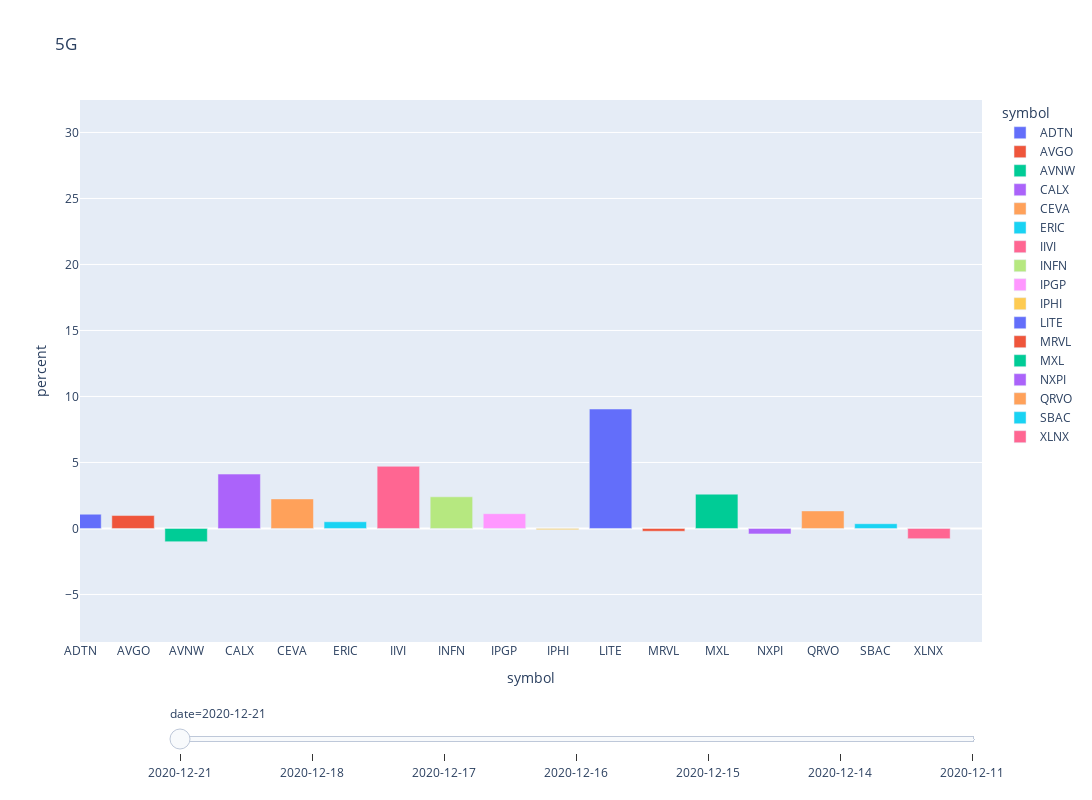

Notebook cell for this chart:
### Code cell
title = portfolio
dfa = dfa[dfa.volume.values > 0]
fig = px.bar(dfa, x="symbol", y="percent",
             color="symbol", hover_name="symbol",
             log_x=False, 
             animation_frame="date", animation_group="date",
             range_x=[0, len(set(dfa.symbol.values))],
             range_y=[min(dfa.percent.values), max(dfa.percent.values)],
             width=1350, height=800, title=title)

fig["layout"].pop("updatemenus") # optional, drop animation buttons

fig.show()

### Figure 1 — Plotly figure (JSON) as saved in the notebook; plotly's stock layout.template omitted (floating-point values rounded to 4 significant figures)
{"data": [{"alignmentgroup": "True", "hoverlabel": {"namelength": 0}, "hovertemplate": "<b>%{hovertext}</b><br><br>symbol=%{x}<br>date=2020-12-21<br>percent=%{y}", "hovertext": ["ADTN"], "ids": ["2020-12-21"], "legendgroup": "ADTN", "marker": {"color": "#636efa"}, "name": "ADTN", "offsetgroup": "ADTN", "orientation": "v", "showlegend": true, "textposition": "auto", "type": "bar", "x": ["ADTN"], "xaxis": "x", "y": [1.08], "yaxis": "y"}, {"alignmentgroup": "True", "hoverlabel": {"namelength": 0}, "hovertemplate": "<b>%{hovertext}</b><br><br>symbol=%{x}<br>date=2020-12-21<br>percent=%{y}", "hovertext": ["AVGO"], "ids": ["2020-12-21"], "legendgroup": "AVGO", "marker": {"color": "#EF553B"}, "name": "AVGO", "offsetgroup": "AVGO", "orientation": "v", "showlegend": true, "textposition": "auto", "type": "bar", "x": ["AVGO"], "xaxis": "x", "y": [0.98], "yaxis": "y"}, {"alignmentgroup": "True", "hoverlabel": {"namelength": 0}, "hovertemplate": "<b>%{hovertext}</b><br><br>symbol=%{x}<br>date=2020-12-21<br>percent=%{y}", "hovertext": ["AVNW"], "ids": ["2020-12-21"], "legendgroup": "AVNW", "marker": {"color": "#00cc96"}, "name": "AVNW", "offsetgroup": "AVNW", "orientation": "v", "showlegend": true, "textposition": "auto", "type": "bar", "x": ["AVNW"], "xaxis": "x", "y": [-1], "yaxis": "y"}, {"alignmentgroup": "True", "hoverlabel": {"namelength": 0}, "hovertemplate": "<b>%{hovertext}</b><br><br>symbol=%{x}<br>date=2020-12-21<br>percent=%{y}", "hovertext": ["CALX"], "ids": ["2020-12-21"], "legendgroup": "CALX", "marker": {"color": "#ab63fa"}, "name": "CALX", "offsetgroup": "CALX", "orientation": "v", "showlegend": true, "textposition": "auto", "type": "bar", "x": ["CALX"], "xaxis": "x", "y": [4.12], "yaxis": "y"}, {"alignmentgroup": "True", "hoverlabel": {"namelength": 0}, "hovertemplate": "<b>%{hovertext}</b><br><br>symbol=%{x}<br>date=2020-12-21<br>percent=%{y}", "hovertext": ["CEVA"], "ids": ["2020-12-21"], "legendgroup": "CEVA", "marker": {"color": "#FFA15A"}, "name": "CEVA", "offsetgroup": "CEVA", "orientation": "v", "showlegend": true, "textposition": "auto", "type": "bar", "x": ["CEVA"], "xaxis": "x", "y": [2.24], "yaxis": "y"}, {"alignmentgroup": "True", "hoverlabel": {"namelength": 0}, "hovertemplate": "<b>%{hovertext}</b><br><br>symbol=%{x}<br>date=2020-12-21<br>percent=%{y}", "hovertext": ["ERIC"], "ids": ["2020-12-21"], "legendgroup": "ERIC", "marker": {"color": "#19d3f3"}, "name": "ERIC", "offsetgroup": "ERIC", "orientation": "v", "showlegend": true, "textposition": "auto", "type": "bar", "x": ["ERIC"], "xaxis": "x", "y": [0.51], "yaxis": "y"}, {"alignmentgroup": "True", "hoverlabel": {"namelength": 0}, "hovertemplate": "<b>%{hovertext}</b><br><br>symbol=%{x}<br>date=2020-12-21<br>percent=%{y}", "hovertext": ["IIVI"], "ids": ["2020-12-21"], "legendgroup": "IIVI", "marker": {"color": "#FF6692"}, "name": "IIVI", "offsetgroup": "IIVI", "orientation": "v", "showlegend": true, "textposition": "auto", "type": "bar", "x": ["IIVI"], "xaxis": "x", "y": [4.71], "yaxis": "y"}, {"alignmentgroup": "True", "hoverlabel": {"namelength": 0}, "hovertemplate": "<b>%{hovertext}</b><br><br>symbol=%{x}<br>date=2020-12-21<br>percent=%{y}", "hovertext": ["INFN"], "ids": ["2020-12-21"], "legendgroup": "INFN", "marker": {"color": "#B6E880"}, "name": "INFN", "offsetgroup": "INFN", "orientation": "v", "showlegend": true, "textposition": "auto", "type": "bar", "x": ["INFN"], "xaxis": "x", "y": [2.4], "yaxis": "y"}, {"alignmentgroup": "True", "hoverlabel": {"namelength": 0}, "hovertemplate": "<b>%{hovertext}</b><br><br>symbol=%{x}<br>date=2020-12-21<br>percent=%{y}", "hovertext": ["IPGP"], "ids": ["2020-12-21"], "legendgroup": "IPGP", "marker": {"color": "#FF97FF"}, "name": "IPGP", "offsetgroup": "IPGP", "orientation": "v", "showlegend": true, "textposition": "auto", "type": "bar", "x": ["IPGP"], "xaxis": "x", "y": [1.12], "yaxis": "y"}, {"alignmentgroup": "True", "hoverlabel": {"namelength": 0}, "hovertemplate": "<b>%{hovertext}</b><br><br>symbol=%{x}<br>date=2020-12-21<br>percent=%{y}", "hovertext": ["IPHI"], "ids": ["2020-12-21"], "legendgroup": "IPHI", "marker": {"color": "#FECB52"}, "name": "IPHI", "offsetgroup": "IPHI", "orientation": "v", "showlegend": true, "textposition": "auto", "type": "bar", "x": ["IPHI"], "xaxis": "x", "y": [-0.09], "yaxis": "y"}, {"alignmentgroup": "True", "hoverlabel": {"namelength": 0}, "hovertemplate": "<b>%{hovertext}</b><br><br>symbol=%{x}<br>date=2020-12-21<br>percent=%{y}", "hovertext": ["LITE"], "ids": ["2020-12-21"], "legendgroup": "LITE", "marker": {"color": "#636efa"}, "name": "LITE", "offsetgroup": "LITE", "orientation": "v", "showlegend": true, "textposition": "auto", "type": "bar", "x": ["LITE"], "xaxis": "x", "y": [9.05], "yaxis": "y"}, {"alignmentgroup": "True", "hoverlabel": {"namelength": 0}, "hovertemplate": "<b>%{hovertext}</b><br><br>symbol=%{x}<br>date=2020-12-21<br>percent=%{y}", "hovertext": ["MRVL"], "ids": ["2020-12-21"], "legendgroup": "MRVL", "marker": {"color": "#EF553B"}, "name": "MRVL", "offsetgroup": "MRVL", "orientation": "v", "showlegend": true, "textposition": "auto", "type": "bar", "x": ["MRVL"], "xaxis": "x", "y": [-0.21], "yaxis": "y"}, {"alignmentgroup": "True", "hoverlabel": {"namelength": 0}, "hovertemplate": "<b>%{hovertext}</b><br><br>symbol=%{x}<br>date=2020-12-21<br>percent=%{y}", "hovertext": ["MXL"], "ids": ["2020-12-21"], "legendgroup": "MXL", "marker": {"color": "#00cc96"}, "name": "MXL", "offsetgroup": "MXL", "orientation": "v", "showlegend": true, "textposition": "auto", "type": "bar", "x": ["MXL"], "xaxis": "x", "y": [2.6], "yaxis": "y"}, {"alignmentgroup": "True", "hoverlabel": {"namelength": 0}, "hovertemplate": "<b>%{hovertext}</b><br><br>symbol=%{x}<br>date=2020-12-21<br>percent=%{y}", "hovertext": ["NXPI"], "ids": ["2020-12-21"], "legendgroup": "NXPI", "marker": {"color": "#ab63fa"}, "name": "NXPI", "offsetgroup": "NXPI", "orientation": "v", "showlegend": true, "textposition": "auto", "type": "bar", "x": ["NXPI"], "xaxis": "x", "y": [-0.41], "yaxis": "y"}, {"alignmentgroup": "True", "hoverlabel": {"namelength": 0}, "hovertemplate": "<b>%{hovertext}</b><br><br>symbol=%{x}<br>date=2020-12-21<br>percent=%{y}", "hovertext": ["QRVO"], "ids": ["2020-12-21"], "legendgroup": "QRVO", "marker": {"color": "#FFA15A"}, "name": "QRVO", "offsetgroup": "QRVO", "orientation": "v", "showlegend": true, "textposition": "auto", "type": "bar", "x": ["QRVO"], "xaxis": "x", "y": [1.33], "yaxis": "y"}, {"alignmentgroup": "True", "hoverlabel": {"namelength": 0}, "hovertemplate": "<b>%{hovertext}</b><br><br>symbol=%{x}<br>date=2020-12-21<br>percent=%{y}", "hovertext": ["SBAC"], "ids": ["2020-12-21"], "legendgroup": "SBAC", "marker": {"color": "#19d3f3"}, "name": "SBAC", "offsetgroup": "SBAC", "orientation": "v", "showlegend": true, "textposition": "auto", "type": "bar", "x": ["SBAC"], "xaxis": "x", "y": [0.36], "yaxis": "y"}, {"alignmentgroup": "True", "hoverlabel": {"namelength": 0}, "hovertemplate": "<b>%{hovertext}</b><br><br>symbol=%{x}<br>date=2020-12-21<br>percent=%{y}", "hovertext": ["XLNX"], "ids": ["2020-12-21"], "legendgroup": "XLNX", "marker": {"color": "#FF6692"}, "name": "XLNX", "offsetgroup": "XLNX", "orientation": "v", "showlegend": true, "textposition": "auto", "type": "bar", "x": ["XLNX"], "xaxis": "x", "y": [-0.77], "yaxis": "y"}], "layout": {"barmode": "relative", "height": 800, "legend": {"title": {"text": "symbol"}, "tracegroupgap": 0}, "sliders": [{"active": 0, "currentvalue": {"prefix": "date="}, "len": 0.9, "pad": {"b": 10, "t": 60}, "steps": [{"args": [["2020-12-21"], {"frame": {"duration": 0, "redraw": true}, "fromcurrent": true, "mode": "immediate", "transition": {"duration": 0, "easing": "linear"}}], "label": "2020-12-21", "method": "animate"}, {"args": [["2020-12-18"], {"frame": {"duration": 0, "redraw": true}, "fromcurrent": true, "mode": "immediate", "transition": {"duration": 0, "easing": "linear"}}], "label": "2020-12-18", "method": "animate"}, {"args": [["2020-12-17"], {"frame": {"duration": 0, "redraw": true}, "fromcurrent": true, "mode": "immediate", "transition": {"duration": 0, "easing": "linear"}}], "label": "2020-12-17", "method": "animate"}, {"args": [["2020-12-16"], {"frame": {"duration": 0, "redraw": true}, "fromcurrent": true, "mode": "immediate", "transition": {"duration": 0, "easing": "linear"}}], "label": "2020-12-16", "method": "animate"}, {"args": [["2020-12-15"], {"frame": {"duration": 0, "redraw": true}, "fromcurrent": true, "mode": "immediate", "transition": {"duration": 0, "easing": "linear"}}], "label": "2020-12-15", "method": "animate"}, {"args": [["2020-12-14"], {"frame": {"duration": 0, "redraw": true}, "fromcurrent": true, "mode": "immediate", "transition": {"duration": 0, "easing": "linear"}}], "label": "2020-12-14", "method": "animate"}, {"args": [["2020-12-11"], {"frame": {"duration": 0, "redraw": true}, "fromcurrent": true, "mode": "immediate", "transition": {"duration": 0, "easing": "linear"}}], "label": "2020-12-11", "method": "animate"}], "x": 0.1, "xanchor": "left", "y": 0, "yanchor": "top"}], "title": {"text": "5G"}, "width": 1350, "xaxis": {"anchor": "y", "categoryarray": ["ADTN", "AVGO", "AVNW", "CALX", "CEVA", "ERIC", "IIVI", "INFN", "IPGP", "IPHI", "LITE", "MRVL", "MXL", "NXPI", "QRVO", "SBAC", "XLNX"], "categoryorder": "array", "domain": [0, 1], "range": [0, 17], "title": {"text": "symbol"}}, "yaxis": {"anchor": "x", "domain": [0, 1], "range": [-8.6, 32.46], "title": {"text": "percent"}}}}
